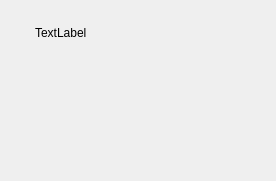
<?xml version="1.0" encoding="UTF-8"?>
<ui version="4.0">
 <class>Dialog</class>
 <widget class="QDialog" name="Dialog">
  <property name="geometry">
   <rect>
    <x>0</x>
    <y>0</y>
    <width>276</width>
    <height>181</height>
   </rect>
  </property>
  <property name="windowTitle">
   <string>Dialog</string>
  </property>
  <widget class="QLabel" name="label">
   <property name="geometry">
    <rect>
     <x>35</x>
     <y>25</y>
     <width>161</width>
     <height>16</height>
    </rect>
   </property>
   <property name="text">
    <string>TextLabel</string>
   </property>
  </widget>
 </widget>
 <resources/>
 <connections/>
</ui>
